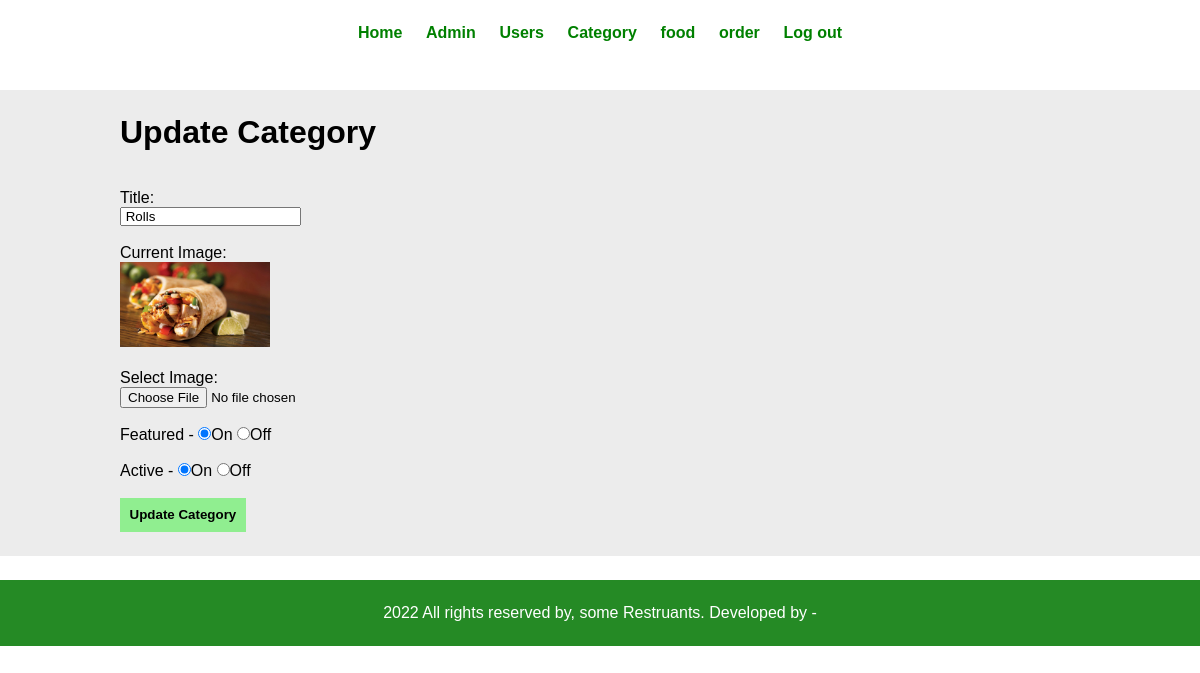
The page /admin/update-category.php?id=10 (signed in) on the database its author committed.
### tables this page shows
CREATE TABLE `tbl_category` (
  `id` int(10) UNSIGNED NOT NULL,
  `title` varchar(100) NOT NULL,
  `img_name` varchar(255) NOT NULL,
  `featured` varchar(10) NOT NULL,
  `active` varchar(10) NOT NULL
);

### admin/update-category.php (the view, shortened to what this page needs)
<?php include('partials/menu.php'); ?>
<?php
if(isset($_GET['id'])){
  $id = $_GET['id'];
 $sql = "SELECT * FROM `tbl_category` WHERE id = $id";
  $res= mysqli_query($conn, $sql);
 if($res){
     $count = mysqli_num_rows($res);
    if($count == 1){
        $row = mysqli_fetch_assoc($res);
        $title = $row['title'];
              $current_image = $row['img_name'];
              $featured = $row['featured'];
              $active = $row['active'];
    }
    else{
        $_SESSION['category-update'] =
"<div class='error'> Category not updated  please try again later</div>";
        header("location:".SITEURL."/admin/manage-category.php");
    }
 }
}
else{
$_SESSION['category-update'] =
"<div class='error'> Category not updated  please try again later</div>";
header("location:".SITEURL."admin/manage-category.php");
}
 ?>
<div class="main-content">
    <div class="wrapper">
    <h1>
        Update Category
    </h1>
    <form action="" method="POST" enctype="multipart/form-data">
            Title: <br>
            <input type="text" name="title"
            value="<?php echo $title; ?>"> <br> <br>
            Current Image: <br>
            <img src="<?php echo SITEURL; ?>images/category/<?php echo $current_image; ?>"
            alt="Image not added" width="150px"> <br> <br>
            Select Image: <br>
            <input type="file" name="img_name" > <br> <br>
            Featured -
            <input <?php if($featured == 'on')
            { echo 'checked';} ?> type="radio" name="featured" value="on">On
            <input <?php if($featured == 'off')
            { echo 'checked';} ?> type="radio" name="featured" value="off">Off
            <br> <br>
            Active -
            <input <?php if($active == 'on')
            { echo 'checked';} ?> type="radio" name="active" value="on">On
            <input <?php if($active == 'off')
            { echo 'checked';} ?> type="radio" name="active" value="off">Off
            <br> <br>
            <input type="submit" name="submit" value="Update Category" class="btn-secondary">
        </form>
    </div>
</div>
<?php include('partials/footer.php'); ?>

### CSS/admin.css (style rules this page uses)
* { margin: 0; padding: 0; font-family: Arial, Helvetica, sans-serif; }
.wrapper { width: 80%; padding: 2%; margin: 0 auto; }
.btn-secondary { background-color: lightgreen; font-weight: bold; padding: 1%; color: black; border-style: none; }
.main-content { margin: 2% 0; background-color: #ececec; }
.main-content h1 { margin-bottom: 4%; }

### rows shown on the page
tbl_category: title "Rolls", img_name (picture), featured "☑", active "☑"
